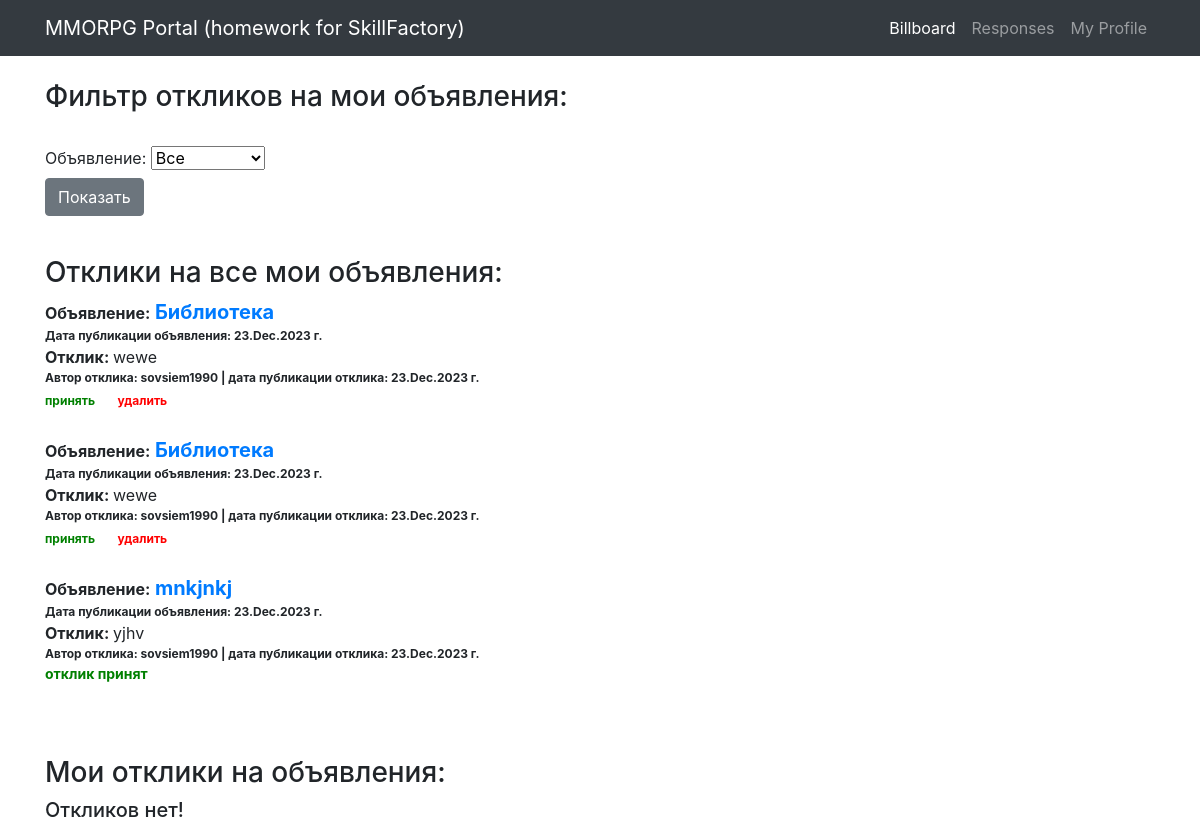
The app's page /responses (signed in) with its own data.
### board/models.py (models this page shows)
class Response(models.Model):
    author = models.ForeignKey(User, on_delete=models.CASCADE)
    post = models.ForeignKey(Post, on_delete=models.CASCADE)
    text = models.TextField(verbose_name='Текст')
    status = models.BooleanField(default=False)
    dateCreation = models.DateTimeField(auto_now_add=True)

class Post(models.Model):
    CAT = (('tanks', 'Танки'),
           ('healers', 'Хилы'),
           ('damage_dealers', 'ДД'),
           ('dealers', 'Торговцы'),
           ('gildmasters', 'Гилдмастеры'),
           ('quest_givers', 'Квестгиверы'),
           ('blacksmiths', 'Кузнецы'),
           ('tanners', 'Кожевники'),
           ('potion_makers', 'Зельевары'),
           ('spell_masters', 'Мастера заклинаний'))
    author = models.ForeignKey(User, on_delete=models.CASCADE)
    category = models.CharField(max_length=15, choices=CAT, verbose_name='Категория')
    dateCreation = models.DateTimeField(auto_now_add=True)
    title = models.CharField(max_length=256, verbose_name='Название')
    text = RichTextUploadingField()

### board/views.py (the view, shortened to what this page needs)
# urls.py: path('responses', Responses.as_view(), name='responses'),
class Responses(LoginRequiredMixin, ListView):
    model = Response
    template_name = 'responses.html'
    context_object_name = 'responses'
    def get_context_data(self, **kwargs):
        context = super(Responses, self).get_context_data(**kwargs)
        global title
        """
        Далее в условии - если пользователь попал на страницу через ссылку из письма, в которой содержится
        ID поста для фильтра - фильтр работает по этому ID
        """
        if self.kwargs.get('pk') and Post.objects.filter(id=self.kwargs.get('pk')).exists():
            title = str(Post.objects.get(id=self.kwargs.get('pk')).title)
            print(title)
        context['form'] = ResponsesFilterForm(self.request.user, initial={'title': title})
        context['title'] = title
        if title:
            post_id = Post.objects.get(title=title)
            context['filter_responses'] = list(Response.objects.filter(post_id=post_id).order_by('-dateCreation'))
            context['response_post_id'] = post_id.id
        else:
            context['filter_responses'] = list(Response.objects.filter(post_id__author_id=self.request.user).order_by('-dateCreation'))
        context['myresponses'] = list(Response.objects.filter(author_id=self.request.user).order_by('-dateCreation'))
        return context

### board/forms.py
class ResponsesFilterForm(forms.Form):
    def __init__(self, user, *args, **kwargs):
        super(ResponsesFilterForm, self).__init__(*args, **kwargs)
        self.fields['title'] = forms.ModelChoiceField(
            label='Объявление',
            queryset=Post.objects.filter(author_id=user.id).order_by('-dateCreation').values_list('title', flat=True),
            empty_label="Все",
            required=False
        )

### templates/responses.html (shortened to what this page needs)
{% extends 'default.html' %}
{% load bootstrap4 %}
{% block content %}
    <br>
    <h3>Фильтр откликов на мои объявления:</h3><br>
	<form method="POST">
        {{ form }}
		<input class="btn btn-secondary" type="submit" value="Показать">
	</form><br>
    {% if title %}
        <h3>Oтклики на мое объявление</h3>
        <a href="/post/{{ response_post_id }}" style="font-size: 20px;"><b>{{ title }}:</b></a><br>
        {% if filter_responses %}
            {% for response in filter_responses %}
                <a><b>Отклик: </b></a>{{ response.text }}<br>
                <span style="font-size: 12px;"><b>Автор отклика: {{ response.author.username }} |
                    дата публикации отклика: {{ response.dateCreation|date:'d.M.Y' }} г.</b></span><br>
                {% if response.status == False %}
                    <a href="/response/accept/{{ response.id }}" style="font-size: 12px; color:green"><b>принять</b></a>
                    <a>&nbsp;&nbsp;&nbsp;</a>
                    <a href="/response/delete/{{ response.id }}" style="font-size: 12px; color:red"><b>удалить</b></a>
                {% else %}
                    <a style="font-size: 14px; color:green"><b>отклик принят</b></a>
                {% endif %}
                <br><br>
            {% endfor %}
        {% else %}
            <br>
            <h5>Откликов нет!</h5>
        {% endif %}
    {% else %}
        <h3>Oтклики на все мои объявления:</h3>
        {% if filter_responses %}
            {% for response in filter_responses %}
                <a><b>Объявление:</b></a>
                <a href="/post/{{ response.post_id }}" style="font-size: 20px;"><b>{{ response.post.title }}</b></a><br>
                <span style="font-size: 12px;"><b>Дата публикации объявления: {{ response.post.dateCreation|date:'d.M.Y' }} г.</b>
                </span><br>
                <a><b>Отклик: </b></a>{{ response.text }}<br>
                <span style="font-size: 12px;"><b>Автор отклика: {{ response.author.username }} |
                    дата публикации отклика: {{ response.dateCreation|date:'d.M.Y' }} г.</b></span><br>
                {% if response.status == False %}
                    <a href="/response/accept/{{ response.id }}" style="font-size: 12px; color:green"><b>принять</b></a>
                    <a>&nbsp;&nbsp;&nbsp;</a>
                    <a href="/response/delete/{{ response.id }}" style="font-size: 12px; color:red"><b>удалить</b></a>
                {% else %}
                    <a style="font-size: 14px; color:green"><b>отклик принят</b></a>
                {% endif %}
                <br><br>
            {% endfor %}
        {% else %}
            <h5>Откликов нет!</h5>
        {% endif %}
    {% endif %}
    <br><br>
    <h3>Мои отклики на объявления:</h3>
    {% if myresponses %}
        {% for response in myresponses %}
            <a><b>Объявление:</b></a>
            <a href="/post/{{ response.post_id }}" style="font-size: 20px;"><b>{{ response.post.title }}</b></a><br>
            <span style="font-size: 12px;"><b>Автор объявления:  {{ response.post.author.username }} |
                дата публикации объявления: {{ response.post.dateCreation|date:'d.M.Y' }} г.</b></span><br>
            <a><b>Мой отклик:</b></a>
            {{ response.text }}<br>
            <span style="font-size: 12px;"><b>Дата публикации отклика: {{ response.dateCreation|date:'d.M.Y' }} г.</b></span><br>
            {% if response.status == True %}
                <a style="font-size: 14px; color:green"><b>Автор объявления принял отклик!</b></a>
            {% else %}
                <a style="font-size: 14px; color:red"><b>Автор объявления пока не принял отклик!</b></a>
            {% endif %}
        <br><br>
        {% endfor %}
    {% else %}
        <h5>Откликов нет!</h5>
    {% endif %}
{% endblock content %}

### templates/default.html (shortened to what this page needs)
{% load static %}
<html lang="en">
<head>
  <link href="{% static 'vendor/bootstrap/css/bootstrap.min.css' %}" rel="stylesheet">
</head>
<body>
  <nav class="navbar navbar-expand-lg navbar-dark bg-dark static-top">
    <div class="container">
      <a class="navbar-brand" href="/">MMORPG Portal (homework for SkillFactory)</a>
      <div class="collapse navbar-collapse" id="navbarResponsive">
        <ul class="navbar-nav ml-auto">
          <li class="nav-item active">
            <a class="nav-link" href="{% url 'index' %}">Billboard
            </a>
          </li>
          <li class="nav-item">
            <a class="nav-link" href="{% url 'responses' %}">Responses</a>
          </li>
          {% if user.is_authenticated %}
          <li class="nav-item">
              <a class="nav-link" href="{% url 'account_profile' %}">My Profile</a>
          </li>
          {% else %}
          <li class="nav-item">
              <a class="nav-link" href="{% url 'account_login' %}">Sign Up/In</a>
          </li>
          {% endif %}
        </ul>
      </div>
    </div>
  </nav>
  <div class="container">
    <div class="row">
      <div class="col-lg-12">
       {% block content %}{% endblock content %}
      </div>
    </div>
  </div>
</body>
</html>

### records on screen
Response: post "Библиотека", post.dateCreation "23.Dec.2023", text "wewe", author.username "sovsiem1990", dateCreation "23.Dec.2023"
Response: post "Библиотека", post.dateCreation "23.Dec.2023", text "wewe", author.username "sovsiem1990", dateCreation "23.Dec.2023"
Response: post "mnkjnkj", post.dateCreation "23.Dec.2023", text "yjhv", author.username "sovsiem1990", dateCreation "23.Dec.2023", status "отклик принят"
